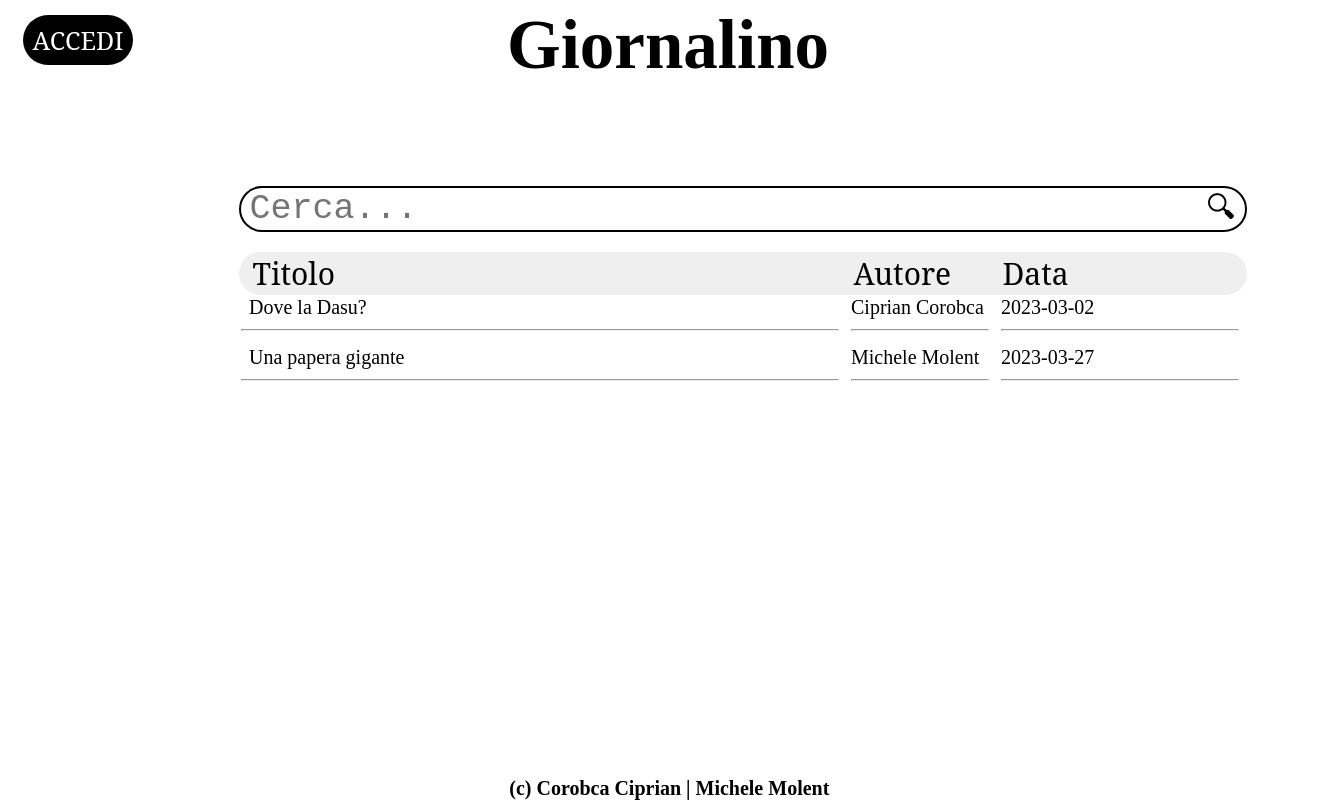
The app's page /guest.php (signed in) with its own data.
### tables this page shows
CREATE TABLE `tblarticoli` (
  `idArt` int(11) NOT NULL,
  `titolo` varchar(100) NOT NULL,
  `contenuto` text NOT NULL,
  `categoria` varchar(50) NOT NULL,
  `dataP` date NOT NULL,
  `scrittore` int(11) NOT NULL,
  `validato` int(11) DEFAULT NULL
);

CREATE TABLE `tblutenti` (
  `matricola` int(11) NOT NULL,
  `nome` varchar(50) NOT NULL,
  `cognome` varchar(50) NOT NULL,
  `idAcc` int(11) NOT NULL
);

### guest.php (the view, shortened to what this page needs)
<!DOCTYPE html>
<html>
    <head>
        <link type="text/css" rel="stylesheet" href="style.css"></link>
    </head>
    <body>
        <?php
            if(isset($_SESSION['user']))
            {
                echo"<form method='POST' action='logout.php'>
                        <button class='logout3'>ACCEDI</button>
                    </form>";
            }
            else
            {
                echo"<script>close();</script>";
            }
        ?>
        <div class="header">
            <a class="homelink" href="guest.php"><h1>Giornalino</h1></a>
        </div>
        <div class="maindiv">
            <form method="POST" action="guest_specific.php">
                <input type="text" placeholder="Cerca..." name="cerca" class="searchbar" required>
                <button class="searchbtn">🔍︎</button>
            </form>
            <div style="text-align:center;">
                <form method="POST" action="guest_ordered.php">
                    <button name="titolo" class="headingbtn" style="width:610px;margin-left:5px;
                                                                    border-top-left-radius:30px;
                                                                    border-bottom-left-radius:30px;
                                                                    text-indent:8px;">Titolo</button>
                    <button name="autore" class="headingbtn" style="width:150px;">Autore</button>
                    <button name="data" class="headingbtn" style="width:250px;
                                                                  border-top-right-radius:30px;
                                                                  border-bottom-right-radius:30px;">Data</button>
                </form>
                <form method="POST" action="articolo.php">
                    <?php
                    include_once("connect.php");
                    $query1 = "SELECT tblarticoli.idArt,tblarticoli.titolo,tblarticoli.dataP,tblutenti.nome,tblutenti.cognome
                               FROM tblarticoli
                               JOIN tblutenti ON tblutenti.matricola = tblarticoli.scrittore
                               WHERE tblarticoli.validato IS NOT NULL;";
                    $res = $c->query($query1);
                    if($res == false)
                    {
                        echo"error";
                    }
                    else
                    {
                        while($data = mysqli_fetch_array($res,MYSQLI_ASSOC))
                        {
                            echo"<button class='visualizer' style='width:610px;text-indent:8px;
                                                        border-top-left-radius:30px;
                                                        border-bottom-left-radius:30px;'
                                name='art' value='".$data['idArt']."' id='titolo'>".$data['titolo']."</label><hr>";
                            echo"<button class='visualizer' style='width:150px;'
                                    name='art' value='".$data['idArt']."' id='autore'>".$data['nome']." ".$data['cognome']."</label><hr>";
                            echo"<button class='visualizer' style='width:250px;
                                                            border-top-right-radius:30px;
                                                            border-bottom-right-radius:30px;'
                                    name='art' value='".$data['idArt']."' id='data'>".$data['dataP']."</label><br><hr>";
                        }
                    }
                    ?>
                </form>
            </div>
        </div>
        <div class="footer">
            <a class="homelink" target=”_blank” href="https://www.youtube.com/watch?v=dQw4w9WgXcQ"><h5>(c) Corobca Ciprian | Michele Molent</h5></a>
        </div>
    </body>
</html>

### style.css (style rules this page uses)
html,body { text-align: center; }
h1 { font-size:69px; font-family:Times New Roman; color:#000000; }
h5 { font-size:20px; font-family:Times New Roman; color:#000000; display:inline; margin:45px; }
.maindiv { width:1200px; margin-left:10%; }
.header { position:absolute fixed; margin-top:-30px; margin-bottom:100px; margin-top:-40px; }
.footer { box-sizing: border-box; bottom:0; position:fixed; text-align: center; background-color: #ffffff; width:99%; }
.homelink { text-decoration: none; }
.searchbar { border:2px solid; width:1000px; font-size: 35px; text-indent: 7px; margin-bottom:20px; border-radius:25px; font-family:Courier New; }
.searchbtn { font-size: 30px; border-radius: 50%; margin-left:-50px; border:none; background: transparent; }
.headingbtn { border:none; font-size: 30px; font-family:Noto Serif; margin-left:-5px; overflow: hidden; text-align: left; }
.visualizer { font-family: Century; font-size: 20px; border:none; background: transparent; text-overflow: ellipsis; overflow: hidden; white-space:nowrap; text-align: left; }
.logout3 { display:block; margin-top:15px; margin-left:15px; font-family:Noto Serif; width:110px; height:50px; position:fixed; top:0; font-size:25px; border-radius:50px; border:none; background-color: #000000; color:#ffffff; transition: 0.2s; }

### records on screen
tblarticoli: $data['idArt'] 6 (drawn), titolo "Dove la Dasu?", scrittore.nome "Ciprian", scrittore.cognome "Corobca", dataP "2023-03-02"
tblarticoli: $data['idArt'] 1 (drawn), titolo "Una papera gigante", scrittore.nome "Michele", scrittore.cognome "Molent", dataP "2023-03-27"
